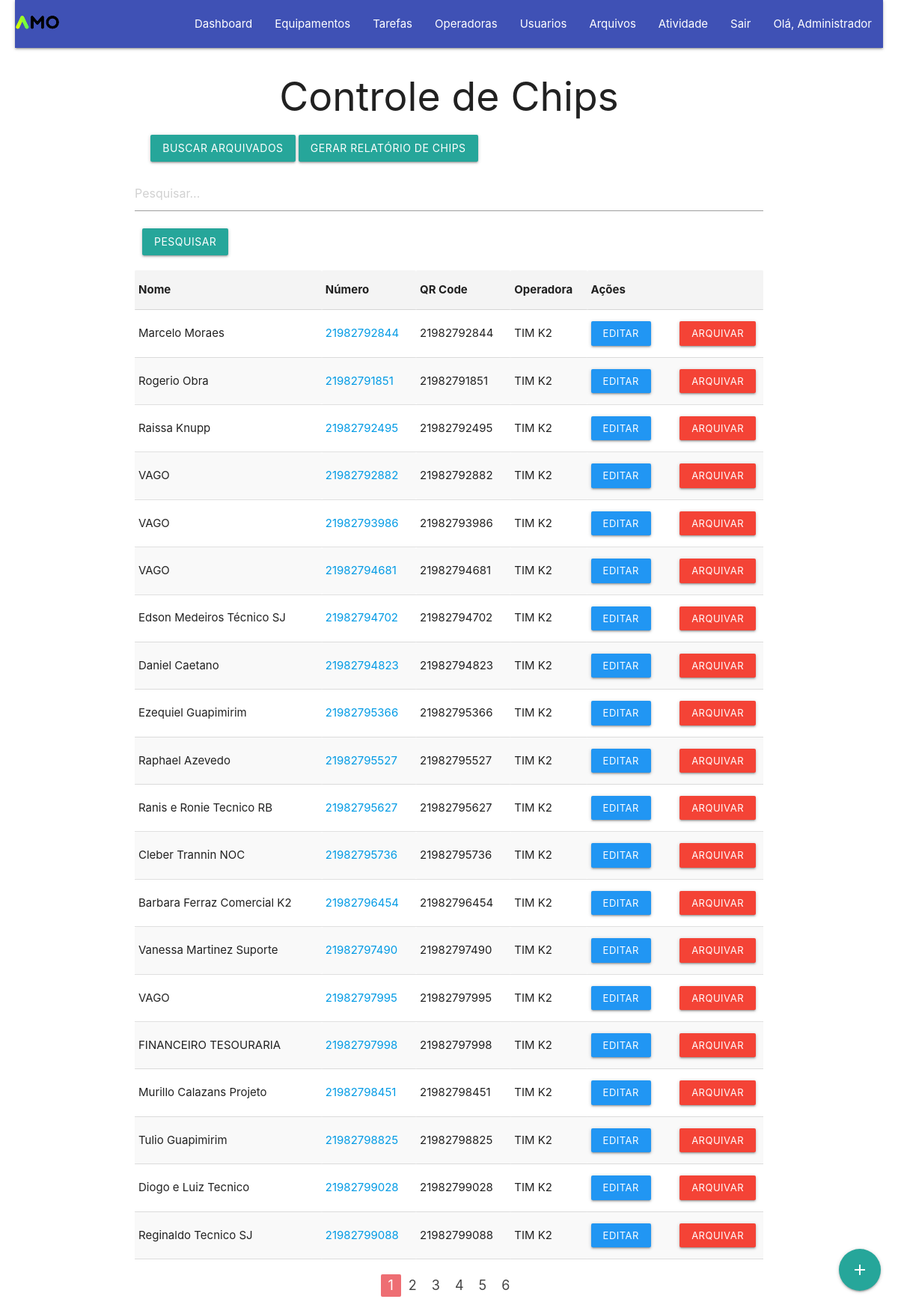
Screenshot of /chips.php (signed in) with the database file from the repository.
### tables this page shows
CREATE TABLE `chips` (
  `id` int(11) NOT NULL,
  `nome` varchar(100) NOT NULL,
  `numero` varchar(20) NOT NULL,
  `qrcode` varchar(100) NOT NULL,
  `operadora` varchar(50) NOT NULL
);

### chips.php (the view, shortened to what this page needs)
<?php
    require_once("db/conexao.php");
    $registrosPorPagina = 20;
    if (isset($_GET['pagina'])) {
        $paginaAtual = $_GET['pagina'];
    } else {
        $paginaAtual = 1;
    }
    $offset = ($paginaAtual - 1) * $registrosPorPagina;
    if (isset($_GET['search'])) {
        $search = $_GET['search'];
        $sql = "SELECT * FROM chips WHERE nome LIKE '%$search%' OR numero LIKE '%$search%' OR qrcode LIKE '%$search%' OR operadora LIKE '%$search%' LIMIT $offset, $registrosPorPagina";
    } else {
        $sql = "SELECT * FROM chips LIMIT $offset, $registrosPorPagina";
    }
    $result = mysqli_query($con, $sql);
    $totalRegistrosQuery = mysqli_query($con, "SELECT COUNT(*) AS total FROM chips");
    $totalRegistrosArray = mysqli_fetch_assoc($totalRegistrosQuery);
    $totalRegistros = $totalRegistrosArray['total'];
    $totalPaginas = ceil($totalRegistros / $registrosPorPagina);
?>
<!DOCTYPE html>
<html lang="pt-BR">
<head>
    <link rel="stylesheet" href="https://cdnjs.cloudflare.com/ajax/libs/materialize/1.0.0/css/materialize.min.css">
</head>
<body>
    <?php require_once("header.php"); ?>
    <div class="container">
        <h2>Controle de Chips</h2>
        <div class="row">
            <div class="col s12">
                <form method="POST" action="chips_arquivados.php">
                    <button class="btn waves-effect waves-light btn-search" type="submit">
                        Buscar Arquivados
                    </button>
                    <a href="gerar_relatorio.php?tipo_relatorio=chips" target="_blank" class="btn waves-effect waves-light">Gerar Relatório de Chips</a>
                </form>
            </div>
        </div>
        <form method="GET" action="chips.php">
            <div class="input-field search-container">
                <input type="text" name="search" id="search" placeholder="Pesquisar...">
            </div>
            <button type="submit" class="btn waves-effect waves-light btn-search">
                Pesquisar
            </button>
        </form>
        <table>
            <thead>
                <tr>
                    <th>Nome</th>
                    <th>Número</th>
                    <th>QR Code</th>
                    <th>Operadora</th>
                    <th>Ações</th>
                </tr>
            </thead>
            <tbody>
                <?php while ($row = mysqli_fetch_assoc($result)) { ?>
                    <tr>
                        <td><?= $row['nome'] ?></td>
                        <td><a href="https://wa.me/55<?= $row['numero'] ?>"><?= $row['numero'] ?></a></td>
                        <td><?= $row['qrcode'] ?></td>
                        <td><?= $row['operadora'] ?></td>
                        <td class="actions">
                            <a href="editar_chips.php?id=<?= $row['id'] ?>" class="btn-small waves-effect waves-light blue">Editar</a>
                            <a href="arquivar_chips.php?id=<?= $row['id'] ?>" class="btn-small waves-effect waves-light red">Arquivar</a>
                        </td>
                    </tr>
                <?php } ?>
            </tbody>
        </table>
        <ul class="pagination">
            <?php
                for ($pagina = 1; $pagina <= $totalPaginas; $pagina++) {
                    echo "<li class='waves-effect ";
                    echo ($pagina == $paginaAtual) ? 'active' : '';
                    echo "'><a href='chips.php?pagina=$pagina'>$pagina</a></li>";
                }
            ?>
        </ul>
    <div class="fixed-action-btn">
        <a href="cadastro_chips.php" class="btn-floating btn-large waves-effect waves-light"><i class="material-icons">add</i></a>
    </div>
</body>
</html>

### chips.php (style rules this page uses)
body { display: flex; flex-direction: column; min-height: 100vh; margin: 0; padding: 0; }
.container { width: 800px; margin: 20px auto; }
h2 { text-align: center; margin-top: 0; }
table { width: 100%; border-collapse: collapse; margin-top: 20px; }
th, td { padding: 10px; text-align: left; }
th { background-color: #f4f4f4; }
tr:nth-child(even) { background-color: #f9f9f9; }
.actions { display: flex; justify-content: space-between; }
.btn-small { margin-right: 5px; }
.fixed-action-btn { position: fixed; bottom: 40px; right: 40px; }
.btn-search { background-color: #26a69a; margin-left: 10px; }
.search-container { position: relative; }
.search-container input[type="text"] { padding-left: 30px; }
.pagination { display: flex; justify-content: center; align-items: center; margin-top: 20px; }
.pagination a { color: #26a69a; display: inline-block; padding: 8px 16px; text-decoration: none; }

### rows the page displays
chips: nome "Marcelo Moraes", numero "21982792844", qrcode "21982792844", operadora "TIM K2"
chips: nome "Rogerio Obra", numero "21982791851", qrcode "21982791851", operadora "TIM K2"
chips: nome "Raissa Knupp", numero "21982792495", qrcode "21982792495", operadora "TIM K2"
chips: nome "VAGO", numero "21982792882", qrcode "21982792882", operadora "TIM K2"
chips: nome "VAGO", numero "21982793986", qrcode "21982793986", operadora "TIM K2"
chips: nome "VAGO", numero "21982794681", qrcode "21982794681", operadora "TIM K2"
chips: nome "Edson Medeiros Técnico SJ", numero "21982794702", qrcode "21982794702", operadora "TIM K2"
chips: nome "Daniel Caetano", numero "21982794823", qrcode "21982794823", operadora "TIM K2"
chips: nome "Ezequiel Guapimirim", numero "21982795366", qrcode "21982795366", operadora "TIM K2"
chips: nome "Raphael Azevedo", numero "21982795527", qrcode "21982795527", operadora "TIM K2"
chips: nome "Ranis e Ronie Tecnico RB", numero "21982795627", qrcode "21982795627", operadora "TIM K2"
chips: nome "Cleber Trannin NOC", numero "21982795736", qrcode "21982795736", operadora "TIM K2"
chips: nome "Barbara Ferraz Comercial K2", numero "21982796454", qrcode "21982796454", operadora "TIM K2"
chips: nome "Vanessa Martinez Suporte", numero "21982797490", qrcode "21982797490", operadora "TIM K2"
chips: nome "VAGO", numero "21982797995", qrcode "21982797995", operadora "TIM K2"
chips: nome "FINANCEIRO TESOURARIA", numero "21982797998", qrcode "21982797998", operadora "TIM K2"
chips: nome "Murillo Calazans Projeto", numero "21982798451", qrcode "21982798451", operadora "TIM K2"
chips: nome "Tulio Guapimirim", numero "21982798825", qrcode "21982798825", operadora "TIM K2"
chips: nome "Diogo e Luiz Tecnico", numero "21982799028", qrcode "21982799028", operadora "TIM K2"
chips: nome "Reginaldo Tecnico SJ", numero "21982799088", qrcode "21982799088", operadora "TIM K2"

### other values shown
$_SESSION['nome'] "Administrador"
